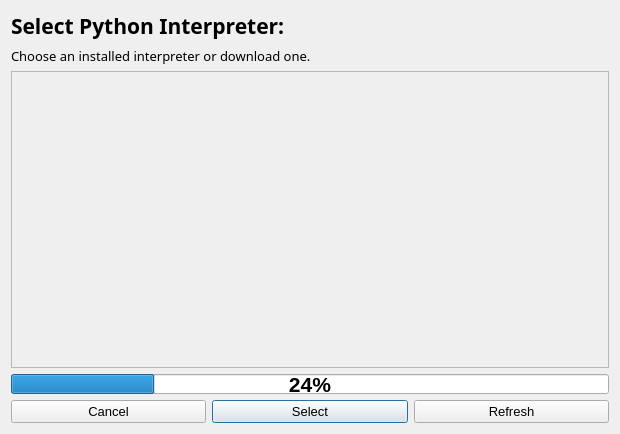
<?xml version="1.0" encoding="UTF-8"?>
<ui version="4.0">
 <class>Dialog</class>
 <widget class="QDialog" name="InterpreterManager">
  <property name="geometry">
   <rect>
    <x>0</x>
    <y>0</y>
    <width>620</width>
    <height>434</height>
   </rect>
  </property>
  <property name="font">
   <font>
    <pointsize>16</pointsize>
    <weight>75</weight>
    <bold>true</bold>
   </font>
  </property>
  <property name="windowTitle">
   <string>Dialog</string>
  </property>
  <layout class="QVBoxLayout" name="verticalLayout_2">
   <item>
    <layout class="QVBoxLayout" name="verticalLayout">
     <item>
      <widget class="QLabel" name="TitleLabel">
       <property name="font">
        <font>
         <family>Cascadia Code</family>
         <weight>75</weight>
         <bold>true</bold>
        </font>
       </property>
       <property name="text">
        <string>Select Python Interpreter:</string>
       </property>
      </widget>
     </item>
     <item>
      <widget class="QLabel" name="DescriptionLabel">
       <property name="font">
        <font>
         <family>Cascadia Code</family>
         <pointsize>10</pointsize>
         <weight>50</weight>
         <bold>false</bold>
        </font>
       </property>
       <property name="text">
        <string>Choose an installed interpreter or download one.</string>
       </property>
      </widget>
     </item>
     <item>
      <widget class="QScrollArea" name="InterpreterScrollArea">
       <property name="widgetResizable">
        <bool>true</bool>
       </property>
       <widget class="QWidget" name="scrollAreaWidgetContents">
        <property name="geometry">
         <rect>
          <x>0</x>
          <y>0</y>
          <width>598</width>
          <height>297</height>
         </rect>
        </property>
        <layout class="QVBoxLayout" name="verticalLayout_4">
         <item>
          <layout class="QVBoxLayout" name="verticalLayout_3"/>
         </item>
        </layout>
       </widget>
      </widget>
     </item>
    </layout>
   </item>
   <item>
    <widget class="QProgressBar" name="DownloadProgress">
     <property name="minimumSize">
      <size>
       <width>0</width>
       <height>20</height>
      </size>
     </property>
     <property name="maximumSize">
      <size>
       <width>16777215</width>
       <height>20</height>
      </size>
     </property>
     <property name="value">
      <number>24</number>
     </property>
    </widget>
   </item>
   <item>
    <layout class="QHBoxLayout" name="buttonsLayout">
     <property name="sizeConstraint">
      <enum>QLayout::SetDefaultConstraint</enum>
     </property>
     <item>
      <widget class="QPushButton" name="cancelButton">
       <property name="font">
        <font>
         <pointsize>10</pointsize>
         <weight>50</weight>
         <bold>false</bold>
        </font>
       </property>
       <property name="text">
        <string>Cancel</string>
       </property>
      </widget>
     </item>
     <item>
      <widget class="QPushButton" name="selectButton">
       <property name="font">
        <font>
         <pointsize>10</pointsize>
         <weight>50</weight>
         <bold>false</bold>
        </font>
       </property>
       <property name="text">
        <string>Select</string>
       </property>
       <property name="default">
        <bool>true</bool>
       </property>
      </widget>
     </item>
     <item>
      <widget class="QPushButton" name="refreshButton">
       <property name="font">
        <font>
         <pointsize>10</pointsize>
         <weight>50</weight>
         <bold>false</bold>
        </font>
       </property>
       <property name="text">
        <string>Refresh</string>
       </property>
      </widget>
     </item>
    </layout>
   </item>
  </layout>
 </widget>
 <resources/>
 <connections/>
</ui>
